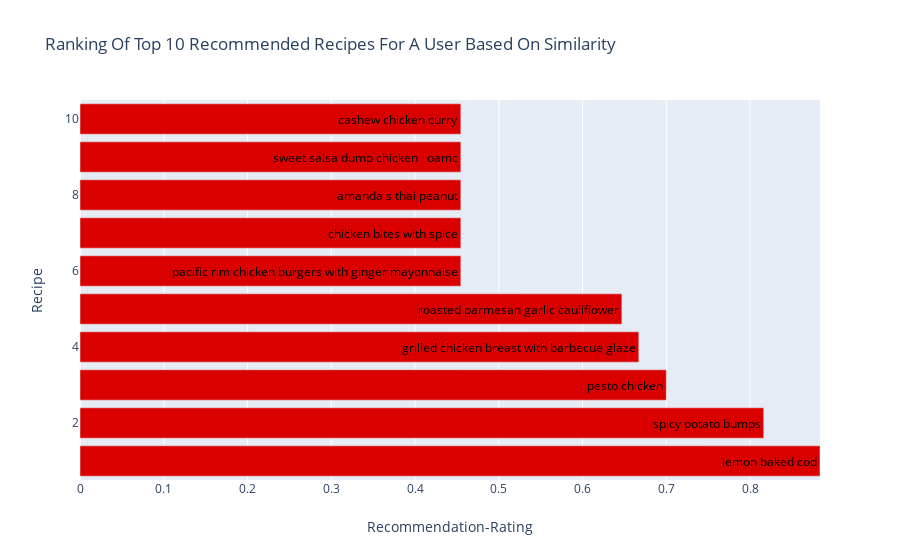

The notebook cell this image was saved under:
### Code cell
# We want to estimate the rating a user would give to these recipes
# Create trace
from plotly.offline import init_notebook_mode, plot, iplot
import plotly.graph_objs as go
trace = go.Bar(x = best_recipe_recommendations.iloc[:n_plot, 0],
               text = best_recipe_recommendations['name'],
               textposition = 'inside',
               textfont = dict(color = '#000000'),
               orientation = 'h',
               y = list(range(1, n_plot+1)),
               marker = dict(color = '#db0000'))
# Create layout
layout = dict(title = 'Ranking Of Top {} Recommended Recipes For A User Based On Similarity'.format(n_plot),
              xaxis = dict(title = 'Recommendation-Rating',
                           range = (0, best_recipe_recommendations.iloc[0,0])),
              yaxis = dict(title = 'Recipe'))
# Create plot
fig = go.Figure(data=[trace], layout=layout)
iplot(fig)

### Figure 1 — Plotly figure (JSON) as saved in the notebook; plotly's stock layout.template omitted (floating-point values rounded to 4 significant figures; data arrays with more than 128 entries replaced by an {"elided": "..."} marker saying what was removed)
{"data": [{"marker": {"color": "#db0000"}, "orientation": "h", "text": {"elided": "11118 str values"}, "textfont": {"color": "#000000"}, "textposition": "inside", "type": "bar", "x": [0.8836, 0.8164, 0.7001, 0.6672, 0.647, 0.4547, 0.4547, 0.4547, 0.4547, 0.4547], "y": [1, 2, 3, 4, 5, 6, 7, 8, 9, 10]}], "layout": {"title": {"text": "Ranking Of Top 10 Recommended Recipes For A User Based On Similarity"}, "xaxis": {"range": [0, 0.8836], "title": {"text": "Recommendation-Rating"}}, "yaxis": {"title": {"text": "Recipe"}}}}
